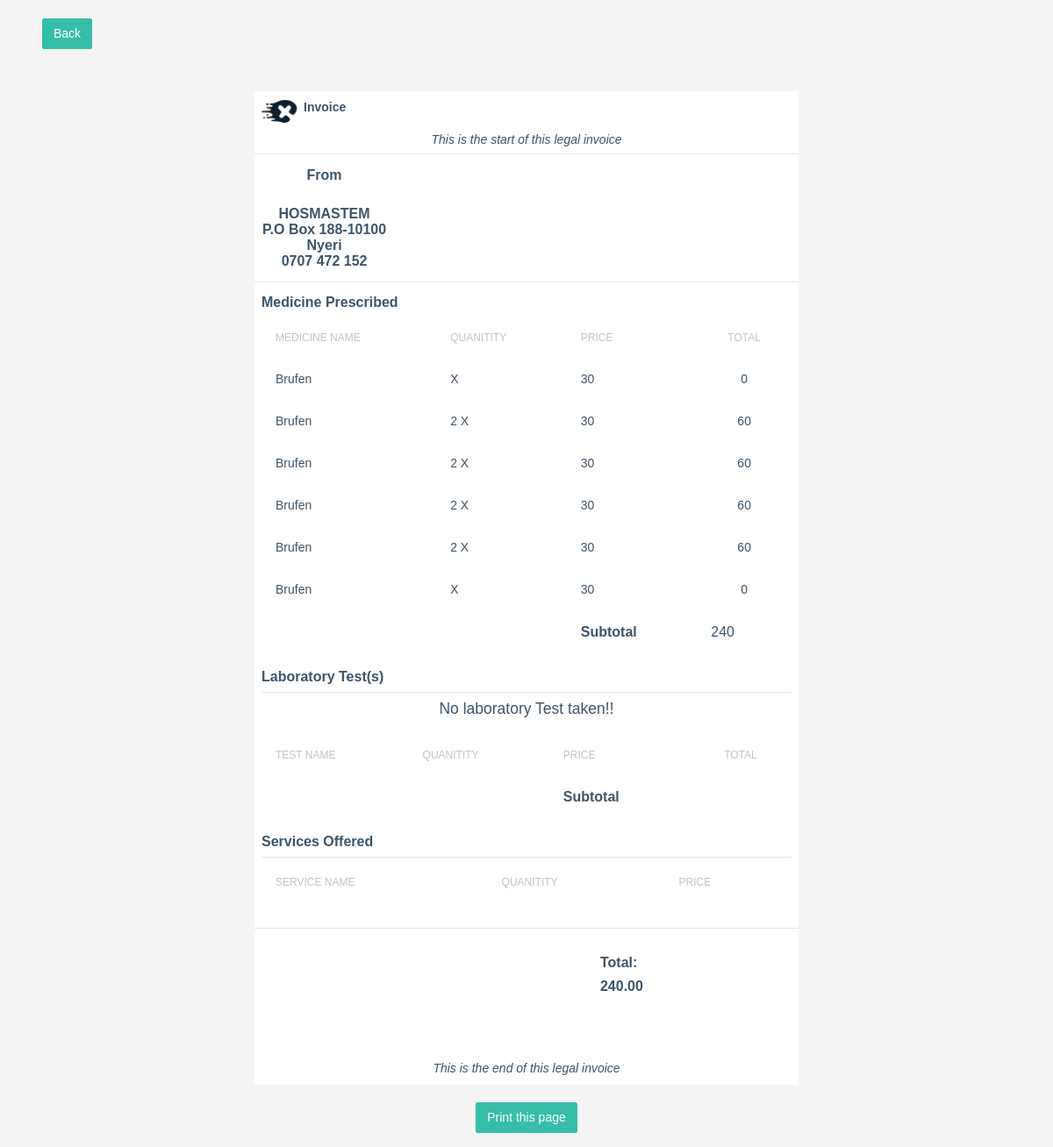
Page /dashboard/invoice_ind.php on the committed database.
### tables this page shows
CREATE TABLE `sales_order` (
  `transaction_id` int(10) NOT NULL,
  `invoice` varchar(255) NOT NULL,
  `medicine_name` varchar(255) NOT NULL,
  `qty` varchar(255) NOT NULL,
  `amount` varchar(255) NOT NULL,
  `price` varchar(255) NOT NULL,
  `customer` varchar(50) NOT NULL,
  `admission_status` varchar(255) NOT NULL DEFAULT '0',
  `date` date DEFAULT current_timestamp(),
  `status` varchar(255) NOT NULL DEFAULT '0',
  `patient_no` varchar(200) NOT NULL,
  `medicine_name_id` varchar(100) NOT NULL
);

### dashboard/invoice_ind.php (the view, shortened to what this page needs)
<?php
require "includes/head.php";
?>
    <div align="left" class="px-5 mb-5">
    <br>
        <a href="invoice.php" class="btn btn-success"> Back</a>
    </div>
<body>
<div class="container mt-5 mb-3 ">
    <div class="row d-flex justify-content-center ">
        <div class="col-md-8">
            <div class="card print-container">
                <div class="d-flex flex-row p-2"> <img src="assets/images/logo-icon.png" width="48">
                    <div class="d-flex flex-column"> <span class="font-weight-bold">Invoice</div>
                </div>
                <div align="center">
                    <i>This is the start of this legal invoice</i>
                    </div>
                <hr>
                <div class="table-responsive p-2">
               <table>
               <tr>
                        <td> <div align="center" class="align-items-center">
                            <h5>From</h5>
                            <br>
                            <b>HOSMASTEM</b>  <br>
                                <b>P.O Box 188-10100</b> <br>
                                <b>Nyeri</b><br>
                                <b>0707 472 152</b><br>
                            </div>
                        </td>
                        <td width="300px"></td>
               </tr>
               </table>
                </div>
                <hr>
                <div class="products p-2">
                <h5>Medicine Prescribed</h5>
                    <table class="table table-borderless">
                        <tbody>
                            <tr class="add">
                                <td>Medicine Name</td>
                                <td>Quanitity</td>
                                <td>Price</td>
                                <td class="text-center">Total</td>
                            </tr>
                            <?php
                                                        require "includes/conn.php";
                                                        $sql ="SELECT SUM(amount) as 'amount' FROM sales_order  WHERE invoice ='$invoice' ";
                                                        $res = mysqli_query($conn,$sql);
                                                        $data = mysqli_fetch_array($res);
                                                        $sql ="SELECT * FROM sales_order WHERE invoice = '$invoice'";
                                                        $res = mysqli_query($conn,$sql);
                                                        if ($res == TRUE) {
                                                            $count = mysqli_num_rows($res);
                                                            if($count > 0){
                                                                while ($rows=mysqli_fetch_assoc($res)) {
                                                                    $invoice =$rows['invoice'];
                                                                    $price =$rows['price'];
                                                                    $qty =$rows['qty'];
                                                                    $medicine_name =$rows['medicine_name'];
                                                                    $medicine_subtotal_price = $qty * $price;
                                                               ?>
                            <tr class="content">
                                <td><?php echo $medicine_name;?></td>
                                <td>
                                <?php echo $qty;?> X</td>
                                <td><?php echo $price;?></td>
                                <td class="text-center">
                                <?php echo $medicine_subtotal_price;?>
                               </td>
                               </tr>
                            <?php
										}
									}
								}
							?>
                            <td></td>
                            <td></td>
                            <td><b>Subtotal</b></td>
                            <td> <?php echo $data['amount'];?>    </td>
                        </tbody>
                    </table>
<h5>Laboratory Test(s)</h5>
                    <hr>
 <table class="table table-borderless">
                    <tbody>
                            <tr class="add">
                                <td>Test Name</td>
                                <td>Quanitity</td>
                                <td>Price</td>
                                <td class="text-center">Total</td>
                            </tr>
                            <?php
                                                        require "includes/conn.php";
                                                        $sql ="SELECT SUM(price) as 'price' FROM lab_results  WHERE patient_no ='$invoice'  ";
                                                        $res = mysqli_query($conn,$sql);
                                                        $data2 = mysqli_fetch_array($res);
                                                        $sql ="SELECT * FROM lab_results WHERE patient_no = '$invoice'";
                                                        $res = mysqli_query($conn,$sql);
                                                        if ($res == TRUE) {
                                                            $count = mysqli_num_rows($res);
                                                            if($count > 0){
                                                                while ($rows=mysqli_fetch_assoc($res)) {
                                                                    $price =$rows['price'];
                                                                    $test_name =$rows['test_name'];
                                                               ?>
                            <tr class="content">
                                <td><?php echo $test_name;?></td>
                                <td>
                                <?php echo $price;?> X</td>
                                <td><?php echo $price;?></td>
                                <td class="text-center">
                                <?php echo $medicine_subtotal_price;?>
                               </td>
                               </tr>
                            </tr>
                            <?php
										}
									}else {
                                        ?>
                                        <p align="center" class="lead">No laboratory Test taken!!</p>
                                        <?php
                                    }
								}
							?>
                            <td></td>
                            <td></td>
                            <td><b>Subtotal</b></td>
                            <td> <?php
                            ?>    </td>
                        </tbody>
                    </table>
                    <h5>Services Offered</h5>
                    <hr>
                    <table class="table table-borderless">
                        <tbody>
                        <tr class="add">
                                <td>Service Name</td>
                                <td>Quanitity</td>
                                <td>Price</td>
                            </tr>
                            <?php
                                                        require "includes/conn.php";
                                                        $sql ="SELECT SUM(price) as 'price' FROM service_order  WHERE patient_no ='$invoice'  ";
                                                        $res = mysqli_query($conn,$sql);
                                                        $data3 = mysqli_fetch_array($res);
                                                               ?>
                        </tbody>
                    </table>
                </div>
                <hr>
                <div class="products p-2">
                    <table class="table table-borderless">
                        <tbody>
                                <?php
                                $Total = $data2['price'] + $data3['price'] + $data['amount'];
                                ?>
                               <tr>
                               <td></td>
                                <td> </td>
                                <td> </td>
                                <td> </td>
                                    <td>
                                    <h5>Total:</h5>
                                <h5><?php echo $Total;?>.00</h5> <br>
                                </td>
                               </tr>
                        </tbody>
                    </table>
                </div>
                <div class="address p-2">
                    <div align="center">
                    <i>This is the end of this legal invoice</i>
                    </div>
                </div>
            </div>
        </div>
    </div>
    <div align="center">
    <button class="btn btn-success" onclick="window.print()">Print this page</button>
                    </div>
</div>
</body>
</html>

### dashboard/includes/head.php (shortened to what this page needs)
<head>
    <link href="assets/libs/chartist/dist/chartist.min.css" rel="stylesheet">
    <link href="dist/css/style.min.css" rel="stylesheet">
</head>

### dashboard/invoice_ind.php (style rules this page uses)
body { font-family: 'Maven Pro', sans-serif; background-color: #f5f5f5; }
hr { color: #0000004f; margin-top: 5px; margin-bottom: 5px }
.add td { color: #c5c4c4; text-transform: uppercase; font-size: 12px }
.content { font-size: 14px }

### rows in the picture
sales_order: medicine_name "Brufen", price "30", medicine_subtotal_price "0"
sales_order: medicine_name "Brufen", qty "2", price "30", medicine_subtotal_price "60"
sales_order: medicine_name "Brufen", qty "2", price "30", medicine_subtotal_price "60"
sales_order: medicine_name "Brufen", qty "2", price "30", medicine_subtotal_price "60"
sales_order: medicine_name "Brufen", qty "2", price "30", medicine_subtotal_price "60"
sales_order: medicine_name "Brufen", price "30", medicine_subtotal_price "0"

### other values in the picture
$data['amount'] "240"
$Total "240"
